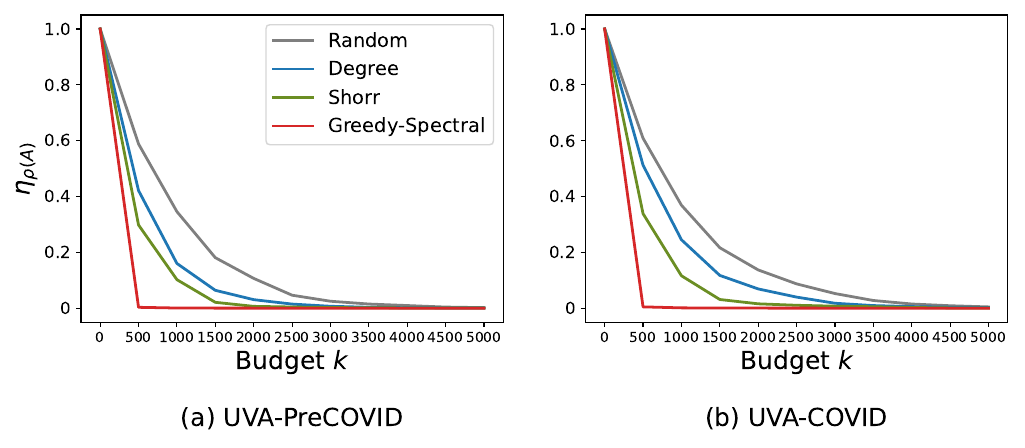

Reproduce this figure in Python.
import matplotlib.pyplot as plt
import numpy as np
import pickle

if __name__ == '__main__':

    Figure = plt.figure(figsize=(10.24,4.48))

    plt.subplot(1,2,1)

    with open('Data/PreCOVID-Isolation/PreCOVID-Isolation-0.pkl', 'rb') as pkl:       
        cum_new_cases_no, cum_new_cases_rand, cum_new_cases_deg, cum_new_cases_greedy, cum_new_cases_shorr, loads_other_no, loads_other_rand, loads_other_deg, loads_other_greedy, loads_other_shorr, rhos_rand, rhos_deg, rhos_greedy, rhos_shorr = pickle.load(pkl)
    
    rho_original = 2.1205965655507413
    
    X = np.array(list(range(0,5001,500)))
    
    plt.plot(X, [1]+list(rhos_rand/rho_original), '-', label='Random', linewidth=2, color='C7', alpha=1)
    
    plt.plot(X, [1]+list(rhos_deg/rho_original), '-', label='Degree', linewidth=2, color='C0', alpha=1)

    plt.plot(X, [1]+list(rhos_shorr/rho_original), '-', label='Shorr', linewidth=2, color='#6B8E23', alpha=1)
    
    plt.plot(X, [1]+list(rhos_greedy/rho_original), '-', label='Greedy-Spectral', linewidth=2, color='C3', alpha=1)
    
    plt.xlabel(r"Budget $k$"+"\n\n(a) UVA-PreCOVID", fontsize=18)
    plt.ylabel(r"$\eta_{\rho(A)}$", fontsize=18)
    plt.xticks([0,500,1000,1500,2000,2500,3000,3500,4000,4500,5000],[0,500,1000,1500,2000,2500,3000,3500,4000,4500,5000],fontsize=10)
    plt.yticks([0,0.2,0.4,0.6,0.8,1.0],['0','0.2','0.4','0.6','0.8','1.0'],fontsize=12)
    plt.legend(loc=1,fontsize=14)

    plt.subplot(1,2,2)

    with open('Data/PostCOVID-Isolation/PostCOVID-Isolation-0.pkl', 'rb') as pkl:       
        cum_new_cases_no, cum_new_cases_rand, cum_new_cases_deg, cum_new_cases_greedy, cum_new_cases_shorr, loads_other_no, loads_other_rand, loads_other_deg, loads_other_greedy, loads_other_shorr, rhos_rand, rhos_deg, rhos_greedy, rhos_shorr = pickle.load(pkl)
    
    rho_original = 7.9772060612363935
    
    X = np.array(list(range(0,5001,500)))
    
    plt.plot(X, [1]+list(rhos_rand/rho_original), '-', label='Random', linewidth=2, color='C7', alpha=1)
    
    plt.plot(X, [1]+list(rhos_deg/rho_original), '-', label='Degree', linewidth=2, color='C0', alpha=1)

    plt.plot(X, [1]+list(rhos_shorr/rho_original), '-', label='Shorr', linewidth=2, color='#6B8E23', alpha=1)
    
    plt.plot(X, [1]+list(rhos_greedy/rho_original), '-', label='Greedy-Spectral', linewidth=2, color='C3', alpha=1)
    
    plt.xlabel(r"Budget $k$"+"\n\n(b) UVA-COVID", fontsize=18)
    plt.ylabel(r"$~$", fontsize=18)
    plt.xticks([0,500,1000,1500,2000,2500,3000,3500,4000,4500,5000],[0,500,1000,1500,2000,2500,3000,3500,4000,4500,5000],fontsize=10)
    plt.yticks([0,0.2,0.4,0.6,0.8,1.0],['0','0.2','0.4','0.6','0.8','1.0'],fontsize=12)
    #plt.legend(loc=1,fontsize=14)
    
    plt.tight_layout()
    plt.savefig('Figure4.pdf')

    
    
